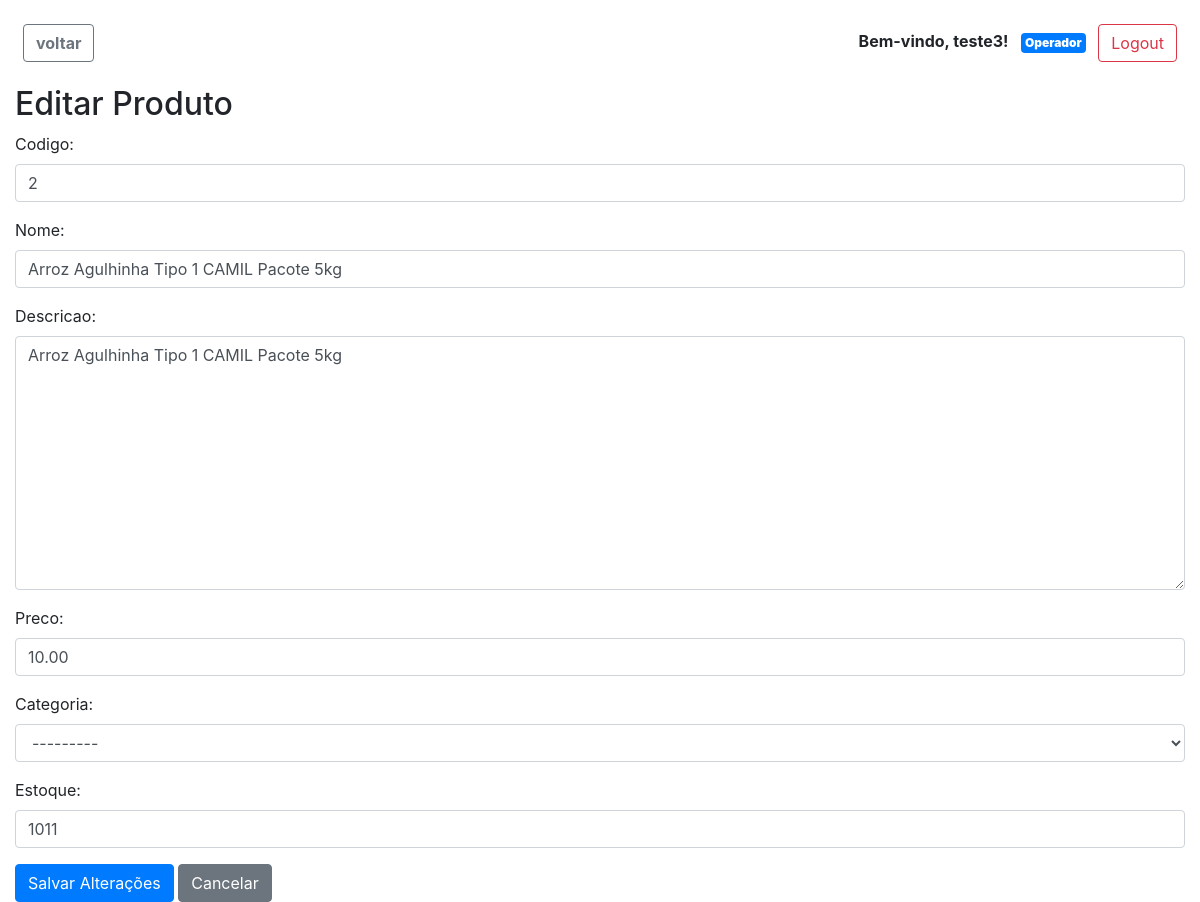
/produtos/2/editar/ (signed in), run on the app's committed database.
### pdvweb/models.py (models this page shows, shortened)
class CustomUser(AbstractUser):
    nome = models.CharField(max_length=255, default=default_nome)
    telefone = models.CharField(max_length=20, blank=True, null=True)
    operador = models.OneToOneField(
        Operador, null=True, blank=True, on_delete=models.CASCADE)
    meus_operadores = models.ManyToManyField(
        Operador, related_name='meus_usuarios', blank=True)
    groups = models.ManyToManyField(
        Group,
        verbose_name='groups',
        blank=True,
        related_name='customuser_set',
        related_query_name='user',
    )
    user_permissions = models.ManyToManyField(
        Permission,
        verbose_name='user permissions',
        blank=True,
        related_name='customuser_set',
        related_query_name='user',
    )

class ProdutoBase(models.Model):
    codigo = models.CharField(max_length=10, unique=False, blank=True)
    nome = models.CharField(max_length=100, unique=True)
    descricao = models.TextField(blank=True, null=True)
    categoria = models.ForeignKey(
        Categoria, on_delete=models.SET_NULL, null=True, blank=True)
    class Meta:
        abstract = True

class ProdutoPorQuantidade(ProdutoBase):
    preco = models.DecimalField(
        max_digits=10, decimal_places=2, validators=[MinValueValidator(0)])
    estoque = models.PositiveIntegerField(default=0)
    data_criacao = models.DateTimeField(default=timezone.now)

### pdvweb/views.py (the view, shortened to what this page needs)
@login_required
def editar_produto(request, produto_codigo):
    try:
        produto_por_quantidade = ProdutoPorQuantidade.objects.get(
            codigo=produto_codigo)
    except ProdutoPorQuantidade.DoesNotExist:
        produto_por_quantidade = None
    try:
        produto_por_peso = ProdutoPorPeso.objects.get(codigo=produto_codigo)
    except ProdutoPorPeso.DoesNotExist:
        produto_por_peso = None
    if produto_por_quantidade:
        produto = produto_por_quantidade
        form = ProdutoPorQuantidadeForm(instance=produto_por_quantidade)
    elif produto_por_peso:
        produto = produto_por_peso
        form = ProdutoPorPesoForm(instance=produto_por_peso)
    else:
        raise Http404("Produto não encontrado")
    context = {
        'form': form,
        'produto': produto,
    }
    return render(request, 'pdvweb/produto_edit.html', context)

### pdvweb/forms.py
class ProdutoPorQuantidadeForm(forms.ModelForm):
    class Meta:
        model = ProdutoPorQuantidade
        fields = ['codigo', 'nome', 'descricao',
                  'preco', 'categoria', 'estoque']
        widgets = {
            'codigo': forms.TextInput(attrs={'class': 'form-control', 'placeholder': 'Código do Produto'}),
            'nome': forms.TextInput(attrs={'class': 'form-control', 'placeholder': 'Nome do Produto'}),
            'descricao': forms.Textarea(attrs={'class': 'form-control', 'placeholder': 'Descrição'}),
            'preco': forms.NumberInput(attrs={'class': 'form-control', 'min': 0, 'placeholder': 'Preço'}),
            'categoria': forms.Select(attrs={'class': 'form-control', 'placeholder': 'Selecione a Categoria'}),
            'estoque': forms.NumberInput(attrs={'class': 'form-control', 'min': 0, 'placeholder': 'Estoque'}),
        }

### pdvweb/templates/pdvweb/produto_edit.html (shortened to what this page needs)
{% extends 'pdvweb/base.html' %}
{% block content %}
    <h2>Editar Produto</h2>
    <form method="post">
        {% if form %}
            {{ form.as_p }}
        {% else %}
            <p>Não foi possível carregar o formulário para este produto.</p>
        {% endif %}
        <button type="submit" class="btn btn-primary">Salvar Alterações</button>
        <a href="{% url 'pdvweb:listar_produtos' %}" class="btn btn-secondary">Cancelar</a>
    </form>
{% endblock %}

### pdvweb/templates/pdvweb/base.html (shortened to what this page needs)
<!DOCTYPE html>
<html lang="en">
<head>
    <link rel="stylesheet" href="https://cdnjs.cloudflare.com/ajax/libs/font-awesome/5.15.4/css/all.min.css" />
    <link rel="stylesheet" href="https://maxcdn.bootstrapcdn.com/bootstrap/4.0.0/css/bootstrap.min.css">
</head>
<br>
<body class="d-flex flex-column vh-100">
    <div class="container-fluid flex-grow-1">
        <div class="row">
            <div class="col-md-12 mb-3">
                {% if user.is_authenticated %}
                <button id="voltar" class="btn btn-outline-secondary ml-2"
                    onclick="goBack()"><strong>voltar</strong></button>
                <div class="float-right mx-2">
                    <p class="d-inline-block"><strong>Bem-vindo, {{ user.username }}!</strong></p>
                    {% if user.operador %}
                    <span class="badge badge-primary p-1 ml-2"><strong>Operador</strong></span>
                    {% endif %}
                    <a href="{% url 'pdvweb:logout_view' %}" class="btn btn-outline-danger ml-2">Logout</a>
                </div>
                {% else %}
                <a href="{% url 'pdvweb:login_operador' %}" class="btn btn-primary float-right">Login</a>
                {% endif %}
            </div>
        </div>
        {% block content %}{% endblock %}
    </div>
</body>
</html>

### data on the page
CustomUser: username "teste3"
ProdutoPorQuantidade: codigo "2", nome "Arroz Agulhinha Tipo 1 CAMIL Pacote 5kg", descricao "Arroz Agulhinha Tipo 1 CAMIL Pacote 5kg", preco "10.00", categoria "---------", estoque "1011"
